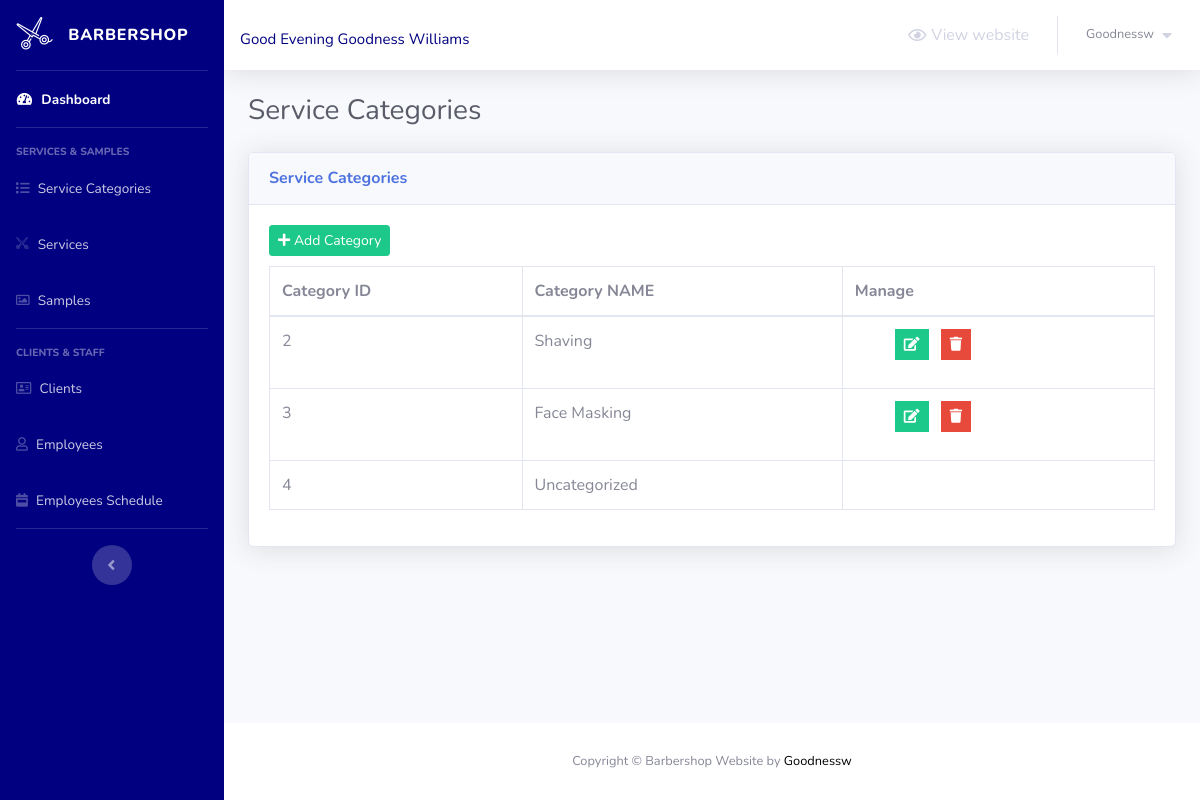
The app's page /barber-admin/service-categories.php (signed in) with its own data.
### tables this page shows
CREATE TABLE `barber_admin` (
  `admin_id` int(5) NOT NULL,
  `username` varchar(50) NOT NULL,
  `email` varchar(50) NOT NULL,
  `full_name` varchar(50) NOT NULL,
  `password` varchar(255) NOT NULL
);

CREATE TABLE `service_categories` (
  `category_id` int(2) NOT NULL,
  `category_name` varchar(50) NOT NULL
);

### barber-admin/service-categories.php (the view, shortened to what this page needs)
<?php
    include 'connect.php';
    include 'Includes/templates/header.php';
    if(isset($_SESSION['username_barbershop_Xw211qAAsq4']) && isset($_SESSION['password_barbershop_Xw211qAAsq4']))
    {
?>
        <div class="container-fluid">
            <div class="d-sm-flex align-items-center justify-content-between mb-4">
                <h1 class="h3 mb-0 text-gray-800">Service Categories</h1>
            </div>
            <?php
                $stmt = $con->prepare("SELECT * FROM service_categories");
                $stmt->execute();
                $rows_categories = $stmt->fetchAll();
            ?>
            <div class="card shadow mb-4">
                <div class="card-header py-3">
                    <h6 class="m-0 font-weight-bold text-primary">Service Categories</h6>
                </div>
                <div class="card-body">
                    <button class="btn btn-success btn-sm" style="margin-bottom: 10px;" type="button" data-toggle="modal" data-target="#add_new_category" data-placement="top">
                        <i class="fa fa-plus"></i>
                        Add Category
                    </button>
                    <div class="table-responsive">
                        <table class="table table-bordered" id="dataTable" width="100%" cellspacing="0">
                            <thead>
                                <tr>
                                    <th>Category ID</th>
                                    <th>Category NAME</th>
                                    <th>Manage</th>
                                </tr>
                            </thead>
                            <tbody>
                                <?php
                                foreach($rows_categories as $category)
                                {
                                    echo "<tr>";
                                        echo "<td>";
                                            echo $category['category_id'];
                                        echo "</td>";
                                        echo "<td>";
                                            echo $category['category_name'];
                                        echo "</td>";
                                        echo "<td>";
                                            if(strtolower($category["category_name"]) != "uncategorized")
                                            {
                                                $delete_data = "delete_".$category["category_id"];
                                                $edit_data = "edit_".$category["category_id"];
                                            ?>
                                            <ul>
                                                <li class="list-inline-item" data-toggle="tooltip" title="Edit">
                                                    <button class="btn btn-success btn-sm rounded-0" type="button" data-toggle="modal" data-target="#<?php echo $edit_data; ?>" data-placement="top"><i class="fa fa-edit"></i></button>
                                                </li>
                                                <li class="list-inline-item" data-toggle="tooltip" title="Delete">
                                                    <button class="btn btn-danger btn-sm rounded-0" type="button" data-toggle="modal" data-target="#<?php echo $delete_data; ?>" data-placement="top"><i class="fa fa-trash"></i></button>
                                                </li>
                                            </ul>
                                            <?php
                                            }
                                        echo "</td>";
                                    echo "</tr>";
                                }
                            ?>
                            </tbody>
                        </table>
                    </div>
                </div>
            </div>
        </div>
<?php
        include 'Includes/templates/footer.php';
    }
    else
    {
        header('Location: login.php');
        exit();
    }
?>

### barber-admin/Includes/templates/header.php (shortened to what this page needs)
<!DOCTYPE html>
<html lang="en">
	<head>
  		<link href="Design/fonts/css/all.min.css" rel="stylesheet" type="text/css">
  		<link href="Design/css/sb-admin-2.min.css" rel="stylesheet">
  		<link href="Design/css/main.css" rel="stylesheet">
  		<link rel="stylesheet" type="text/css" href="Design/fonts/css/all.min.css">
  		<link rel="stylesheet" type="text/css" href="Design/css/barber-icons.css">
	</head>
	<body id="page-top">
  		<div id="wrapper">
			<ul class="navbar-nav bg-gradient-primary sidebar sidebar-dark accordion" id="accordionSidebar">
		  		<a class="sidebar-brand d-flex align-items-center justify-content-center" href="" >
					<div class="sidebar-brand-icon rotate-n-15">
			  			<i class="bs bs-scissors-1"></i>
					</div>
					<div class="sidebar-brand-text mx-3">Barbershop</div>
		  		</a>
		  		<hr class="sidebar-divider my-0">
			  	<li class="nav-item active">
					<a class="nav-link" href="index.php">
				  		<i class="fas fa-fw fa-tachometer-alt"></i>
				  		<span>Dashboard</span>
				  	</a>
			  	</li>
	  			<hr class="sidebar-divider">
	  			<div class="sidebar-heading">
					SERVICES & SAMPLES
	  			</div>
	  			<li class="nav-item">
					<a class="nav-link" href="service-categories.php">
		  				<i class="fas fa-list"></i>
		  				<span>Service Categories</span>
		  			</a>
	  			</li>
	  			<li class="nav-item">
					<a class="nav-link" href="services.php">
		  				<i class="bs bs-scissors-1"></i>
		  				<span>Services</span>
		  			</a>
	  			</li>
	  			<li class="nav-item">
					<a class="nav-link" href="#">
		  				<i class="far fa-image"></i>
		  				<span>Samples</span>
		  			</a>
	  			</li>
	  			<hr class="sidebar-divider">
	  			<div class="sidebar-heading">
					CLIENTS & STAFF
	  			</div>
	  			<li class="nav-item">
					<a class="nav-link" href="clients.php">
		  				<i class="far fa-address-card"></i>
		  				<span>Clients</span>
		  			</a>
	  			</li>
	  			<li class="nav-item">
					<a class="nav-link" href="employees.php">
		  				<i class="far fa-user"></i>
		  				<span>Employees</span>
		  			</a>
	  			</li>
	  			<li class="nav-item">
					<a class="nav-link" href="employees-schedule.php">
		  				<i class="fas fa-calendar-week icon-ver"></i>
		  				<span>Employees Schedule</span>
		  			</a>
	  			</li>
	  			<hr class="sidebar-divider d-none d-md-block">
	  			<div class="text-center d-none d-md-inline">
					<button class="rounded-circle border-0" id="sidebarToggle"></button>
	  			</div>
			</ul>
			<div id="content-wrapper" class="d-flex flex-column">
			  	<div id="content">
					<?php  $id = $_SESSION['admin_id_barbershop_Xw211qAAsq4'];
    $sql = $con->prepare("SELECT * FROM `barber_admin` WHERE `admin_id`= '$id' ");
    $sql->execute();
    $fetch = $sql->fetch();
    $t=date("H");
    if ($t<"10") {
    $greeting =  "Good Morning";
}
    elseif ($t<"15") {
    $greeting = "Good Day";
}
    else {
    $greeting = "Good Evening";
} ?>
					<nav class="navbar navbar-expand navbar-light bg-white topbar mb-4 static-top shadow">
						  <center><h4 class="welcomemssg"><?php echo "$greeting ". $fetch['full_name']?></h4></center>
					  	<ul class="navbar-nav ml-auto">
							<li class="nav-item">
		              			<a class="nav-link" href="../" target="_blank">
		              				<i class="far fa-eye"></i>
		                			<span style="margin-left: 5px;">View website</span>
		              			</a>
		          			</li>
							<li class="nav-item dropdown no-arrow">
					  			<a class="nav-link dropdown-toggle" href="#" id="userDropdown" role="button" data-toggle="dropdown" aria-haspopup="true" aria-expanded="false">
									<span class="mr-2 d-none d-lg-inline text-gray-600 small">
										<?php echo $_SESSION['username_barbershop_Xw211qAAsq4']; ?>
									</span>
									<i class="fas fa-caret-down"></i>
								</a>
							</li>
				  		</ul>
					</nav>

### barber-admin/Includes/templates/header.php (style rules this page uses)
.welcomemssg { color: navy; margin-top: 15px; font-size: 15px !important; }
.bg-gradient-primary { background:navy !important; }

### records on screen
barber_admin: full_name "Goodness Williams"
service_categories: category_id "2", category_name "Shaving"
service_categories: category_id "3", category_name "Face Masking"
service_categories: category_id "4", category_name "Uncategorized"

### other values on screen
$greeting "Good Evening"
$_SESSION['username_barbershop_Xw211qAAsq4'] "Goodnessw"
